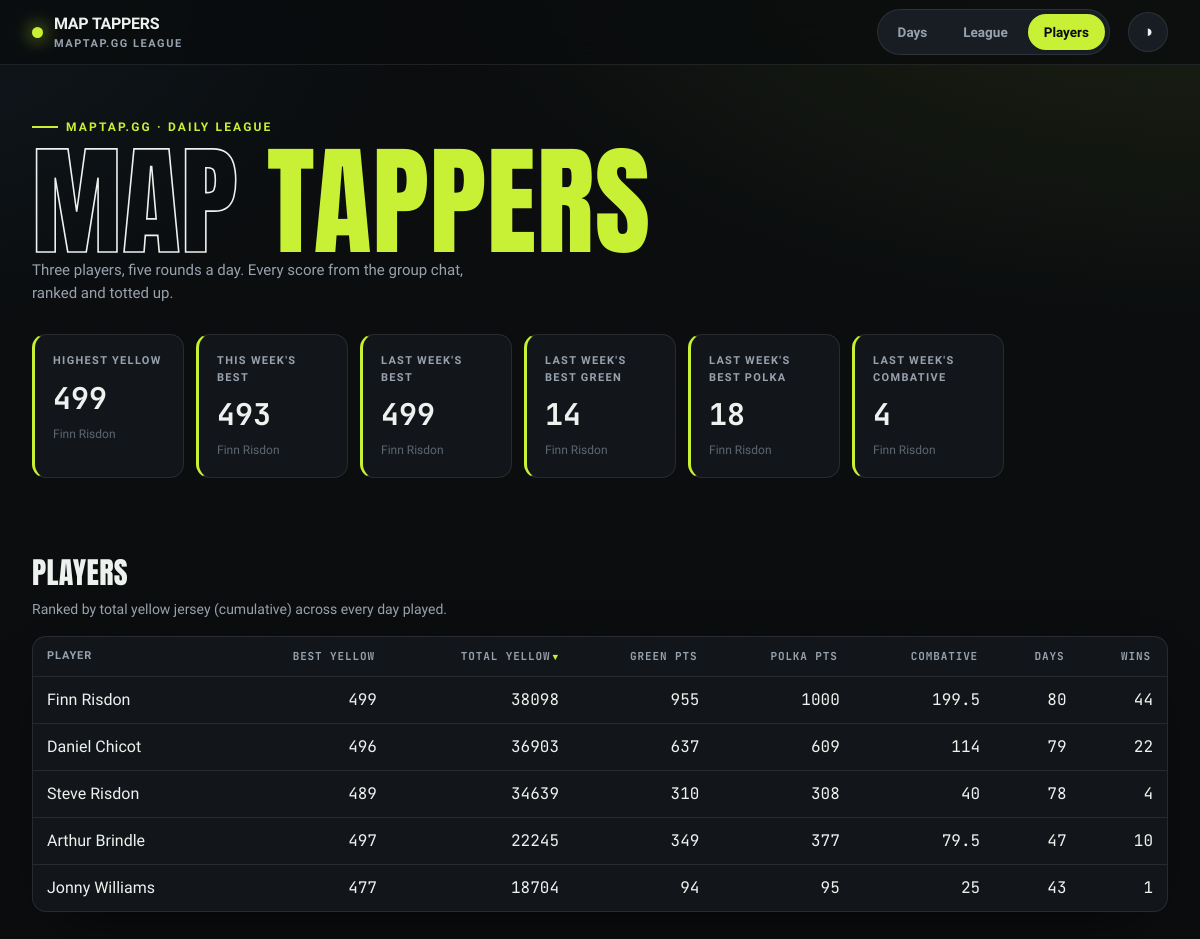
The page /players on the database its author committed.
### tables this page shows
CREATE TABLE entries (
    id INTEGER PRIMARY KEY,
    player TEXT NOT NULL,
    game_date TEXT NOT NULL,
    maptap_score INTEGER NOT NULL,
    UNIQUE (player, game_date)
);

### src/maptap/app.py (the view)
@app.get("/players", response_class=HTMLResponse)
def players(request: Request):
    with closing(_conn()) as conn:
        context = {"players": player_summary(conn), "stats": hero_stats(conn), "active": "players"}
    return templates.TemplateResponse(request, "players.html", context)

### src/maptap/templates/players.html (shortened to what this page needs)
{% extends "base.html" %}
{% block content %}
<h2 class="section-head">Players</h2>
<p class="section-sub">Ranked by total yellow jersey (cumulative) across every day played.</p>
<div class="panel table-card">
    <table data-sortable>
        <thead>
            <tr>
                <th class="txt" data-sort="text">Player</th>
                <th class="num" data-sort="number">Best Yellow</th>
                <th class="num" data-sort="number" data-sorted="desc">Total Yellow</th>
                <th class="num" data-sort="number">Green Pts</th>
                <th class="num" data-sort="number">Polka Pts</th>
                <th class="num" data-sort="number">Combative</th>
                <th class="num" data-sort="number">Days</th>
                <th class="num" data-sort="number">Wins</th>
            </tr>
        </thead>
        <tbody>
            {% for p in players %}
            <tr>
                <td class="txt">{{ p.player }}</td>
                <td class="num">{{ p.best_cumulative }}</td>
                <td class="num">{{ p.total_cumulative }}</td>
                <td class="num">{{ p.green_points }}</td>
                <td class="num">{{ p.polka_points }}</td>
                <td class="num">{{ p.combative_points }}</td>
                <td class="num">{{ p.days_played }}</td>
                <td class="num">{{ p.wins }}</td>
            </tr>
            {% endfor %}
        </tbody>
    </table>
</div>
{% endblock %}

### src/maptap/templates/base.html (shortened to what this page needs)
<!DOCTYPE html>
<html lang="en-GB" data-theme="dark">
<head>
    <link rel="stylesheet" href="/static/styles.css">
</head>
<body>
    <nav class="nav">
        <div class="wrap nav-inner">
            <div class="brand">
                <span class="dot"></span>
                <span>MAP&nbsp;TAPPERS<small>maptap.gg league</small></span>
            </div>
            <div class="tabs">
                <a class="tab {{ 'active' if active == 'days' else '' }}" href="/days">Days</a>
                <a class="tab {{ 'active' if active == 'league' else '' }}" href="/league">League</a>
                <a class="tab {{ 'active' if active == 'players' else '' }}" href="/players">Players</a>
            </div>
            <button class="theme-btn" id="themeBtn" title="Toggle theme" aria-label="Toggle theme">◑</button>
        </div>
    </nav>
    <header class="hero">
        <div class="wrap">
            <span class="hero-tag">maptap.gg · daily league</span>
            <h1><span class="out">Map</span> <span class="em">Tappers</span></h1>
            <p class="hero-sub">Three players, five rounds a day. Every score from the group chat, ranked and totted up.</p>
            <div class="stat-row">
                <div class="stat">
                    <div class="label">Highest Yellow</div>
                    <div class="value">{{ stats.highest_cumulative if stats.highest_cumulative is not none else '—' }}</div>
                    <div class="sub">{{ stats.highest_cumulative_player or '—' }}</div>
                </div>
                <div class="stat">
                    <div class="label">This Week's Best</div>
                    <div class="value">{{ stats.week_best if stats.week_best is not none else '—' }}</div>
                    <div class="sub">{{ stats.week_best_player or 'no rides yet' }}</div>
                </div>
                <div class="stat">
                    <div class="label">Last Week's Best</div>
                    <div class="value">{{ stats.last_week_best if stats.last_week_best is not none else '—' }}</div>
                    <div class="sub">{{ stats.last_week_best_player or 'no rides' }}</div>
                </div>
                <div class="stat">
                    <div class="label">Last Week's Best Green</div>
                    <div class="value">{{ stats.last_week_best_green if stats.last_week_best_green is not none else '—' }}</div>
                    <div class="sub">{{ stats.last_week_best_green_player or 'no rides' }}</div>
                </div>
                <div class="stat">
                    <div class="label">Last Week's Best Polka</div>
                    <div class="value">{{ stats.last_week_best_polka if stats.last_week_best_polka is not none else '—' }}</div>
                    <div class="sub">{{ stats.last_week_best_polka_player or 'no rides' }}</div>
                </div>
                <div class="stat">
                    <div class="label">Last Week's Combative</div>
                    <div class="value">{{ stats.last_week_combative if stats.last_week_combative is not none else '—' }}</div>
                    <div class="sub">{{ stats.last_week_combative_player or 'no rides' }}</div>
                </div>
            </div>
        </div>
    </header>
    <main class="wrap">
        {% block content %}{% endblock %}
    </main>
</body>
</html>

### rows shown on the page
entries: player "Finn Risdon"
entries: player "Finn Risdon"
entries: player "Finn Risdon"
entries: player "Finn Risdon"

### other values the page prints
{{ stats.week_best if stats.week_best is not none else '—' }} "493"
{{ stats.last_week_best if stats.last_week_best is not none else '—' }} "499"
{{ p.player }} "Finn Risdon" "Daniel Chicot" "Steve Risdon" "Arthur Brindle" "Jonny Williams"
{{ p.best_cumulative }} "499" "496" "489" "497" "477"
{{ p.total_cumulative }} "38098" "36903" "34639" "22245" "18704"
{{ p.green_points }} "955" "637" "310" "349" "94"
{{ p.polka_points }} "1000" "609" "308" "377" "95"
{{ p.combative_points }} "199.5" "114" "40" "79.5" "25"
{{ p.days_played }} "80" "79" "78" "47" "43"
{{ p.wins }} "44" "22" "4" "10" "1"
